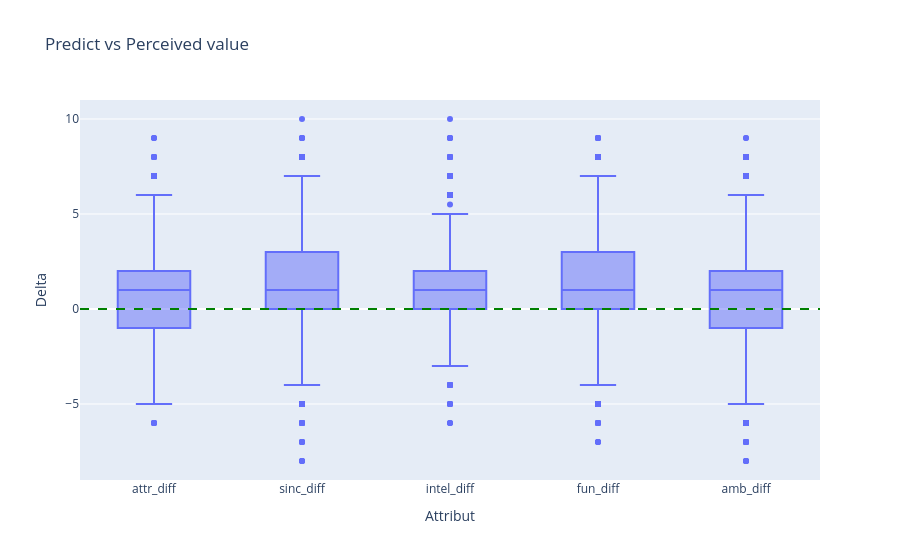

Notebook cell for this chart:
### Code cell
# On prépare le tableau long
df_long = df_question_4.melt(value_vars=cols_diff, var_name='Attribut', value_name='Delta')

# Le plot magique
fig = px.box(df_long, x='Attribut', y='Delta', title="Predict vs Perceived value")
fig.add_hline(y=0, line_dash="dash", line_color="green")
fig.show()

### Figure 1 — Plotly figure (JSON) as saved in the notebook; plotly's stock layout.template omitted (floating-point values rounded to 4 significant figures; data arrays with more than 128 entries replaced by an {"elided": "..."} marker saying what was removed)
{"data": [{"alignmentgroup": "True", "hovertemplate": "Attribut=%{x}<br>Delta=%{y}<extra></extra>", "legendgroup": "", "marker": {"color": "#636efa"}, "name": "", "notched": false, "offsetgroup": "", "orientation": "v", "showlegend": false, "type": "box", "x": {"elided": "41890 str values"}, "x0": " ", "xaxis": "x", "y": {"elided": "41890 float values"}, "y0": " ", "yaxis": "y"}], "layout": {"boxmode": "group", "legend": {"tracegroupgap": 0}, "shapes": [{"line": {"color": "green", "dash": "dash"}, "type": "line", "x0": 0, "x1": 1, "xref": "x domain", "y0": 0, "y1": 0, "yref": "y"}], "title": {"text": "Predict vs Perceived value"}, "xaxis": {"anchor": "y", "domain": [0, 1], "title": {"text": "Attribut"}}, "yaxis": {"anchor": "x", "domain": [0, 1], "title": {"text": "Delta"}}}}
